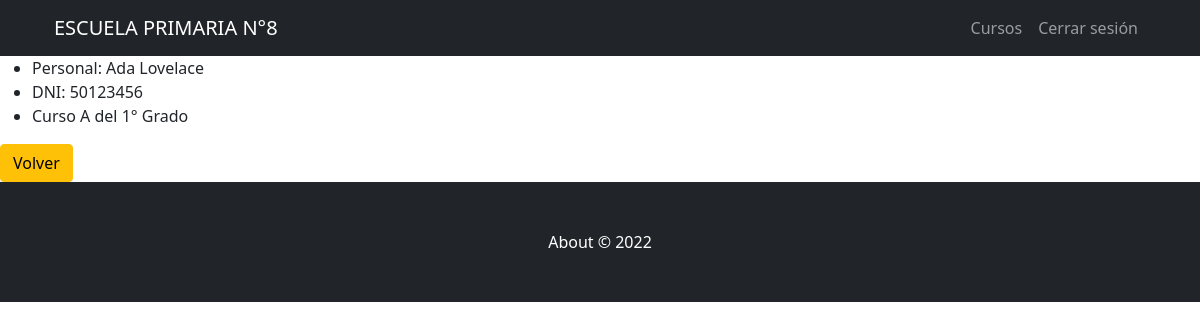
Before: /AppZero/alumnos/detalle/1 (signed in) with the older database file.
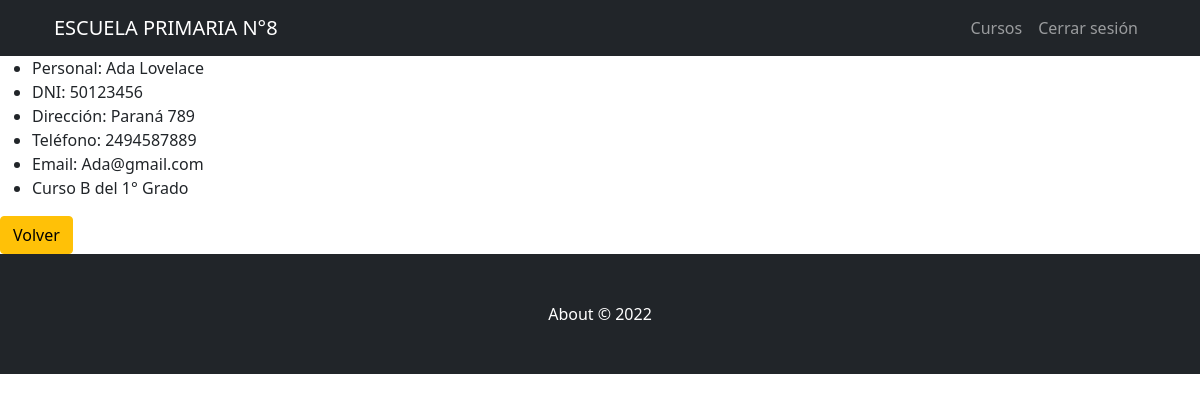
After: the same page with the newer database file.
### AppZero/models.py (models this page shows, shortened)
class Alumno(models.Model):
    nombre=models.CharField(max_length=40)
    apellido=models.CharField(max_length=40)
    DNI = models.IntegerField()
    direccion=models.CharField(max_length=60, blank=True, null=True)
    telefono=models.IntegerField(blank=True, null=True)
    email=models.EmailField(blank=True, null=True)
    calificaciones = models.OneToOneField('Calificacion', null=True, on_delete=models.CASCADE, related_name='+' )
    curso = models.ForeignKey(Curso, on_delete=models.CASCADE)

class Curso(models.Model):
    grado = models.ForeignKey(Grado, on_delete=models.CASCADE, null=True)
    division=models.CharField(max_length=1)
    def __str__(self):
        return f'Curso {self.division} del {self.grado}'

class Grado(models.Model):
    grado=models.CharField(max_length=1)
    def __str__(self):
        return f'{self.grado}° Grado'

### AppZero/views.py (the view)
# urls.py: path('alumnos/detalle/<pk>', views.AlumnosDetail.as_view(), name="AlumnosDetail"),
@method_decorator(login_required(login_url='Login'), name='dispatch')
@method_decorator(personal_permitido(cargo_permitido=['Preceptor']), name='dispatch')
class AlumnosDetail(DetailView):
    model = Alumno
    template_name = 'AppZero/Alumnos/alumnos_detail.html'

### AppZero/Templates/AppZero/Alumnos/alumnos_detail.html
{% extends "AppZero/padre.html" %}
{% load static %}
{% block contenidoAdicional %}
    <ul>
        <li>Personal: {{alumno.nombre}} {{alumno.apellido}}</li>
        <li>DNI: {{alumno.DNI}}</li>
        {% if alumno.direccion %}
        <li>Dirección: {{alumno.direccion}}</li>
        {% endif %}
        {% if alumno.telefono %}
        <li>Teléfono: {{alumno.telefono}}</li>
        {% endif %}
        {% if alumno.email %}
        <li>Email: {{alumno.email}}</li>
        {% endif %}
        <li>{{alumno.curso}}</li>
    </ul>
    <a class="btn btn-warning" href="javascript:history.back()">Volver</a>
{% endblock %}

Changed rows visible on the page:
changed Alumno "Ada": direccion (not shown) → "Paraná 789"; telefono (not shown) → "2494587889"; email (not shown) → "Ada@gmail.com"; curso "Curso A del 1° Grado" → "Curso B del 1° Grado"
Other visible differences:
text now shown: "Dirección: Teléfono: Email:"
